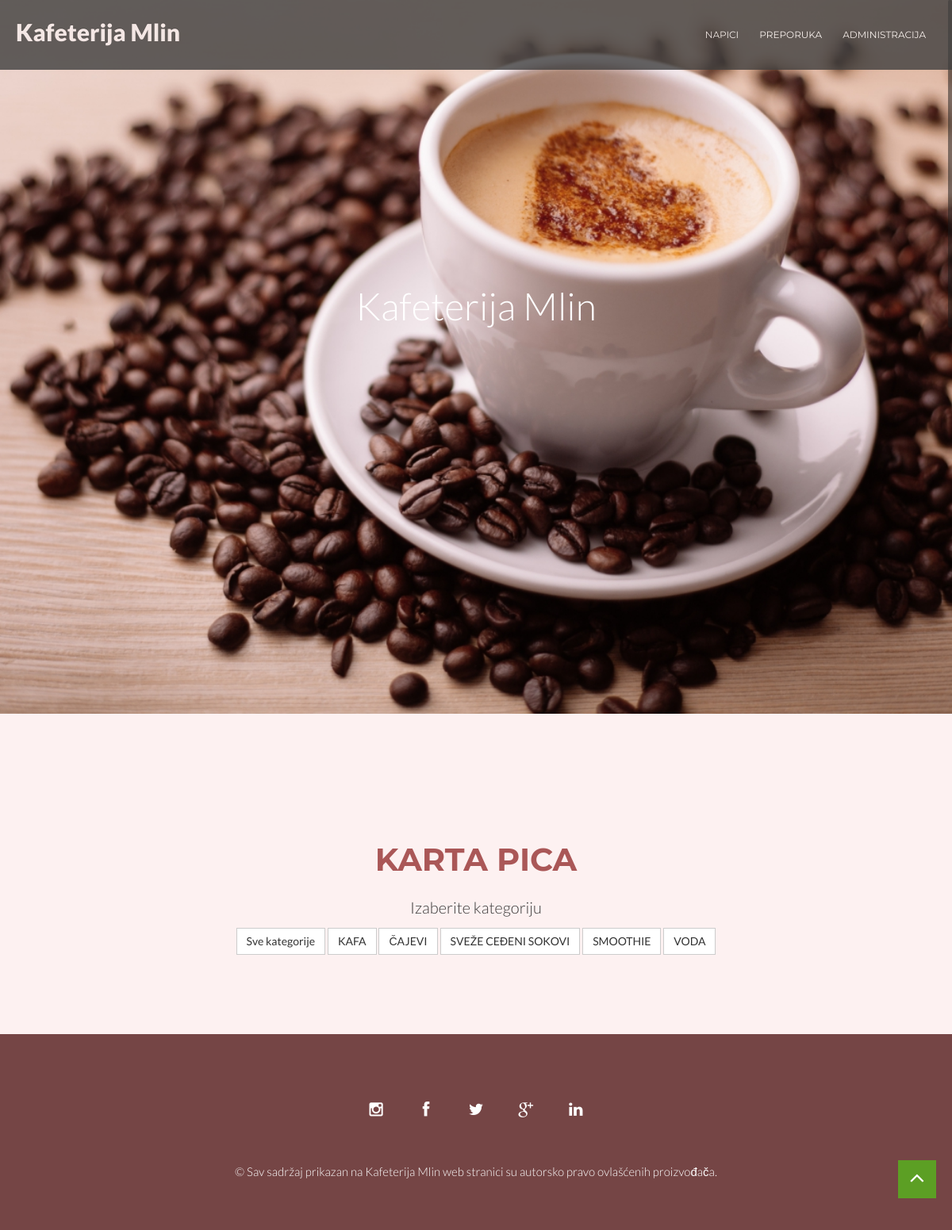
The page / on the database its author committed.
### tables this page shows
CREATE TABLE `kategorija` (
  `kategorijaID` int(11) NOT NULL,
  `nazivKategorije` varchar(155) NOT NULL
);

### db.php (called while the page is built, shortened)
<?php
class MysqliDb
{
    protected $_mysqli;
    protected $_query;
    protected $_where = array();
    public function __construct($host, $username, $password, $db, $port = NULL)
    {
        if($port == NULL)
            $port = ini_get('mysqli.default_port');
        $this->_mysqli = new mysqli($host, $username, $password, $db, $port)
            or die('There was a problem connecting to the database');
        $this->_mysqli->set_charset('utf8');
    }
    protected function reset()
    {
        $this->_where = array();
        $this->_query = null;
    }
    public function query($query, $numRows = null)
    {
        $this->_query = filter_var($query, FILTER_SANITIZE_STRING);
        $stmt = $this->_buildQuery($numRows);
        $stmt->execute();
        return $this->_dynamicBindResults($stmt);
    }
    protected function _buildQuery($numRows = null, $tableData = null)
    {
        $hasTableData = is_array($tableData);
        $hasConditional = !empty($this->_where);
        $stmt = $this->_prepareQuery();
        return $stmt;
    }
    protected function _dynamicBindResults(mysqli_stmt $stmt)
    {
        $parameters = array();
        $results = array();
        $meta = $stmt->result_metadata();
        $row = array();
        while ($field = $meta->fetch_field()) {
            $row[$field->name] = null;
            $parameters[] = & $row[$field->name];
        }
        call_user_func_array(array($stmt, 'bind_result'), $parameters);
        while ($stmt->fetch()) {
            $x = array();
            foreach ($row as $key => $val) {
                $x[$key] = $val;
            }
            array_push($results, $x);
        }
        return $results;
    }
    protected function _prepareQuery()
    {
        if (!$stmt = $this->_mysqli->prepare($this->_query)) {
            trigger_error("Problem preparing query ($this->_query) " . $this->_mysqli->error, E_USER_ERROR);
        }
        return $stmt;
    }
}

### konekcija.php (called while the page is built, shortened)
<?php
require('db.php');
$mysqli = new MysqliDb('localhost','root','','kafeterija');
?>

### kategorijaModel.php (called while the page is built)
<?php
class Kategorija {
	private $mysqli;
	public function __construct($mysqli) {
		$this->mysqli = $mysqli;
	}
	public function select() {
			$kafe= $this->mysqli->query('select * from kategorija ');
			return $kafe;
	}
}
?>

### index.php (the view, shortened to what this page needs)
<?php
      include 'konekcija.php';
?>
<!doctype html>
<html lang="en">
<head>
  <link rel="stylesheet" href="assets/css/fancybox/jquery.fancybox.css">
  <link href="assets/css/bootstrap.css" rel="stylesheet" />
  <link href="assets/css/bootstrap-theme.css" rel="stylesheet" />
  <link rel="stylesheet" href="assets/css/slippry.css">
  <link href="assets/css/style.css" rel="stylesheet" />
  <link rel="stylesheet" href="assets/color/default.css">
</head>
<body>
  <?php
        include 'meni.php';
        include 'slajder.php';
  ?>
  <section id="about" class="section">
    <div class="container">
      <div class="row">
        <div class="col-md-8 col-md-offset-2">
          <div class="heading">
            <h3><span>Karta pica</span></h3>
          </div>
          <div class="sub-heading">
            <p>
              Izaberite kategoriju
            </p>
            <button class="btn btn-default" onclick="postaviKategoriju(0)" type="button">Sve kategorije</button>
            <?php
                include 'kategorijaModel.php';
                $kat = new Kategorija($mysqli);
                $kategorije = $kat->select();
                foreach($kategorije as $k){
             ?>
             <button class="btn btn-default" onclick="postaviKategoriju(<?php echo $k['kategorijaID'] ?>)" type="button"><?php echo $k['nazivKategorije'] ?></button>
             <?php
                    }
              ?>
          </div>
        </div>
      </div>
    </div>
  </section>
  <?php
      include 'footer.php';
   ?>
  <a href="#" class="scrollup"><i class="fa fa-angle-up fa-2x"></i></a>
</body>
</html>

### assets/css/style.css (style rules this page uses)
body { text-rendering: optimizeLegibility; -webkit-font-smoothing: antialiased; color:rgb(138, 130, 130); background: rgb(253, 241, 241); font-size: 15px; line-height: 1.8em; font-weight: 350; text-shadow: none; font-family: 'Lato', sans-serif; }
h1, h2, h3, h4, h5, h6 { font-family: 'Montserrat', sans-serif; line-height:1.2em; color: #aa5757; font-weight:330; margin-bottom:10px; }
h3 { font-size: 26px; }
section { padding:120px 0 40px 0; }
.container { padding: 0 20px 0 20px; }
.row { margin-bottom:40px; }
.heading { margin-top: 40px; text-align:center; width:100%; }
.heading h3 { text-transform:uppercase; padding:0; margin:20px 0 30px 0; font-size:40px; font-weight:700; text-align:center; width:auto; display:inline; }
.sub-heading { text-align:center; margin:20px 0 20px 0; }
.sub-heading p { font-family: 'Lato', sans-serif; font-size: 20px; line-height:1.6em; color: #3a3a3a; font-weight:300; }
.scrollup { position:fixed; width:48px; height:48px; bottom:40px; right:20px; text-align: center; }
.scrollup i { margin-top: 7px; color: #fff; }
a.scrollup { outline:0; }

### assets/color/default.css (style rules this page uses)
a { color: #5C9F24; }
.scrollup { background-color: #5C9F24; }

### assets/css/overwrite.css (style rules this page uses)
.btn { text-shadow: none; background-image:none; border-color: none; border-bottom-color: none; -webkit-box-shadow: none; -moz-box-shadow: none; box-shadow: none; }
.btn { outline:0; -webkit-border-radius: 0; -moz-border-radius: 0; border-radius: 0; }

### rows shown on the page
kategorija: nazivKategorije "KAFA"
kategorija: nazivKategorije "ČAJEVI"
kategorija: nazivKategorije "SVEŽE CEĐENI SOKOVI"
kategorija: nazivKategorije "SMOOTHIE"
kategorija: nazivKategorije "VODA"
